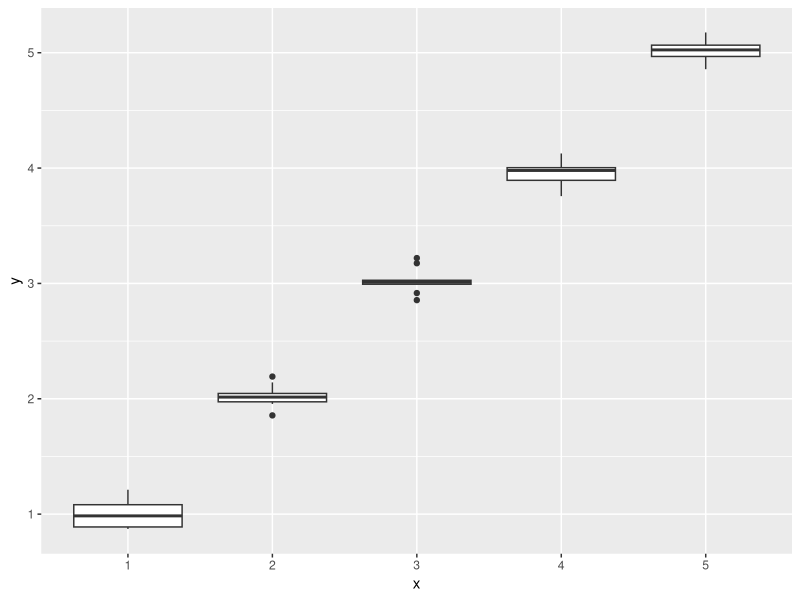

Reproduce this figure in R.
## ---- chunk 1
### 2 ###

set.seed(29)
x <- gl(5, 10) # 5 factor's levels, each replicated 10 times
y <- rnorm(n = length(x), mean = as.integer(x), sd = 0.1)   # means= 1,2,3,4,5
dd <- data.frame(x = x, y = y)

library(ggplot2)
ggplot(aes(x = x, y = y), data = dd) + geom_boxplot()

means <- tapply(y, x, mean)
means

## ---- chunk 2
# dummy (each level singularly)
lm_dummy <- lm( y ~ x - 1, contrasts = list(x = contr.treatment(5)))
summary(lm_dummy)

coef(lm_dummy)
means
## ---- chunk 3
# treatment (restrict one level to costant term, all other difference from it)
lm_treatment <- lm( y ~ x, contrast = list(x = contr.treatment(5, base = 5)))
summary(lm_treatment)

coef(lm_treatment)
c(means[5], means[1:4] - means[5]) 
## ---- chunk 4
# effect(deviation from overall average)
lm_effect <- lm(y ~ x, contrast = list(x = contr.sum(5)))
summary(lm_effect)

coef(lm_effect)
c(mean(means), means[1:4] - mean(means))
## ---- chunk 5
# split coding
c <- rbind( c(0,0,0,0),
            c(1,0,0,0),
            c(1,1,0,0),
            c(1,1,1,0),
            c(1,1,1,1) )

lm_split <- lm(y ~ x, contrast = list(x = c))
summary(lm_split)


coef(lm_split)
c(means[1], diff(means))
